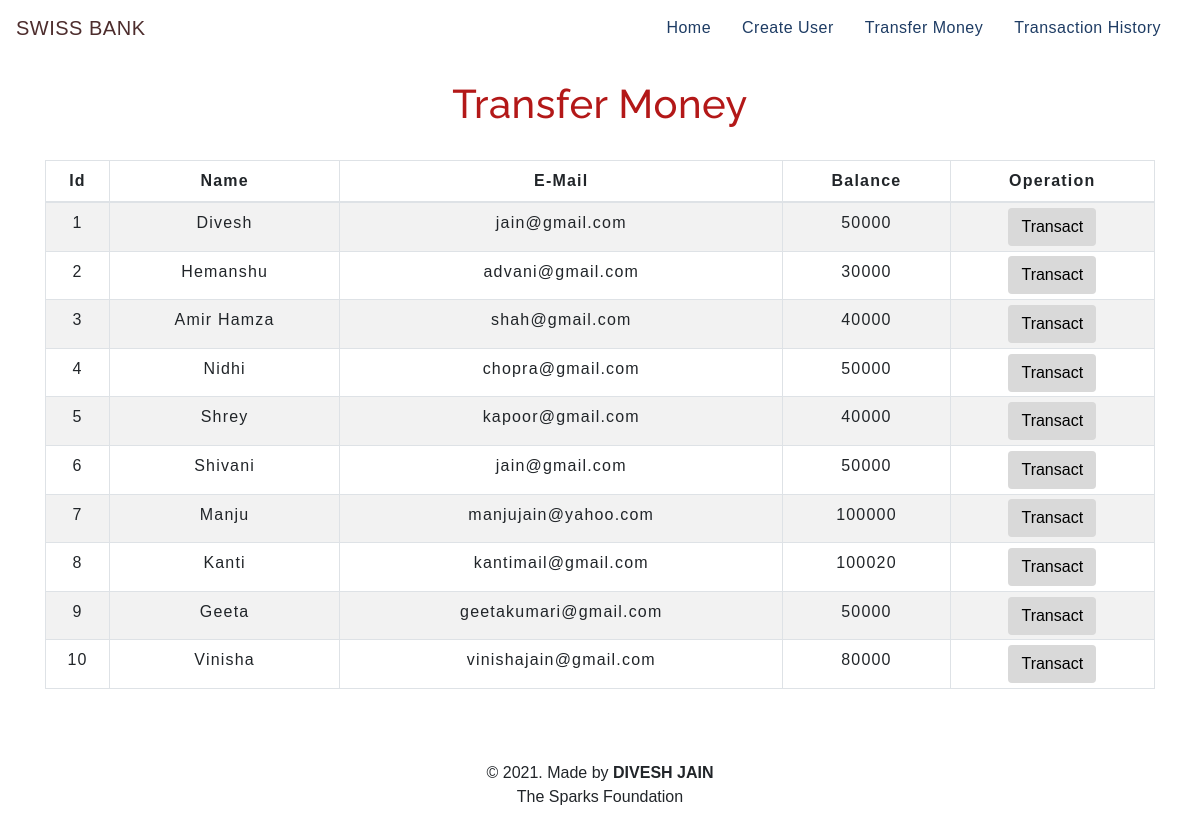
The app's page /transfermoney.php with its own data.
### tables this page shows
CREATE TABLE `users` (
  `id` int(3) NOT NULL,
  `name` text NOT NULL,
  `email` varchar(30) NOT NULL,
  `balance` int(8) NOT NULL
);

### transfermoney.php (the view, shortened to what this page needs)
<!DOCTYPE html>
<html lang="en">
<head>
    <link rel="stylesheet" href="https://maxcdn.bootstrapcdn.com/bootstrap/4.0.0/css/bootstrap.min.css">
    <link rel="stylesheet" type="text/css" href="css/table.css">
    <link rel="stylesheet" type="text/css" href="css/navbar.css">
</head>
<body>
<?php
    include 'config.php';
    $sql = "SELECT * FROM users";
    $result = mysqli_query($conn,$sql);
?>
<?php
  include 'navbar.php';
?>
<div class="container">
        <h2 class="text-center pt-4">Transfer Money</h2>
        <br>
            <div class="row">
                <div class="col">
                    <div class="table-responsive-sm">
                    <table class="table table-hover table-sm table-striped table-condensed table-bordered">
                        <thead>
                            <tr>
                            <th scope="col" class="text-center py-2">Id</th>
                            <th scope="col" class="text-center py-2">Name</th>
                            <th scope="col" class="text-center py-2">E-Mail</th>
                            <th scope="col" class="text-center py-2">Balance</th>
                            <th scope="col" class="text-center py-2">Operation</th>
                            </tr>
                        </thead>
                        <tbody>
                <?php
                    while($rows=mysqli_fetch_assoc($result)){
                ?>
                    <tr>
                        <td class="py-2"><?php echo $rows['id'] ?></td>
                        <td class="py-2"><?php echo $rows['name']?></td>
                        <td class="py-2"><?php echo $rows['email']?></td>
                        <td class="py-2"><?php echo $rows['balance']?></td>
                        <td><a href="selecteduserdetail.php?id= <?php echo $rows['id'] ;?>"> <button type="button" class="btn">Transact</button></a></td>
                    </tr>
                <?php
                    }
                ?>
                        </tbody>
                    </table>
                    </div>
                </div>
            </div>
			<footer class="text-center mt-5 py-2">
        <p>&copy 2021. Made by <b>DIVESH JAIN</b> <br> The Sparks Foundation</p>
      </footer>
         </div>
</body>
</html>

### navbar.php (shortened to what this page needs)
<nav class="navbar navbar-expand ">
<a class="navbar-brand" href="index.php">SWISS BANK</a>
<div class="collapse navbar-collapse" id="collapsibleNavbar">
      <ul class="navbar-nav ml-auto">
        <li class="nav-item">
          <a class="nav-link" href="index.php">Home</a>
        </li>
        <li class="nav-item">
          <a class="nav-link" href="createuser.php">Create User</a>
        </li>
        <li class="nav-item">
          <a class="nav-link" href="transfermoney.php">Transfer Money</a>
        </li>
        <li class="nav-item">
          <a class="nav-link" href="transactionhistory.php">Transaction History</a>
        </li>
    </div>
 </nav>

### css/table.css (style rules this page uses)
* { padding: 0; margin: 0; box-sizing: border-box; font-family: sans-serif; }
h2 { font-size: 40px; }
table { letter-spacing: 1.2px; }
td { text-align: center; }
button { border:none; background: #d9d9d9; transition: 1s; }

### css/navbar.css (style rules this page uses)
.nav-link { margin-right: 15px; color:#1e3c64; letter-spacing: 0.5px; transition: 0.5s; }
.navbar-brand { color: #4d2d2d; letter-spacing: 0.5px; }
h2 { color: #b31818; letter-spacing: 0.5px; font-family: raleway; }

### transfermoney.php (style rules this page uses)
button { transition: 1.5s; }

### records on screen
users: id "1", name "Divesh", email "jain@gmail.com", balance "50000"
users: id "2", name "Hemanshu", email "advani@gmail.com", balance "30000"
users: id "3", name "Amir Hamza", email "shah@gmail.com", balance "40000"
users: id "4", name "Nidhi", email "chopra@gmail.com", balance "50000"
users: id "5", name "Shrey", email "kapoor@gmail.com", balance "40000"
users: id "6", name "Shivani", email "jain@gmail.com", balance "50000"
users: id "7", name "Manju", email "manjujain@yahoo.com", balance "100000"
users: id "8", name "Kanti", email "kantimail@gmail.com", balance "100020"
users: id "9", name "Geeta", email "geetakumari@gmail.com", balance "50000"
users: id "10", name "Vinisha", email "vinishajain@gmail.com", balance "80000"
